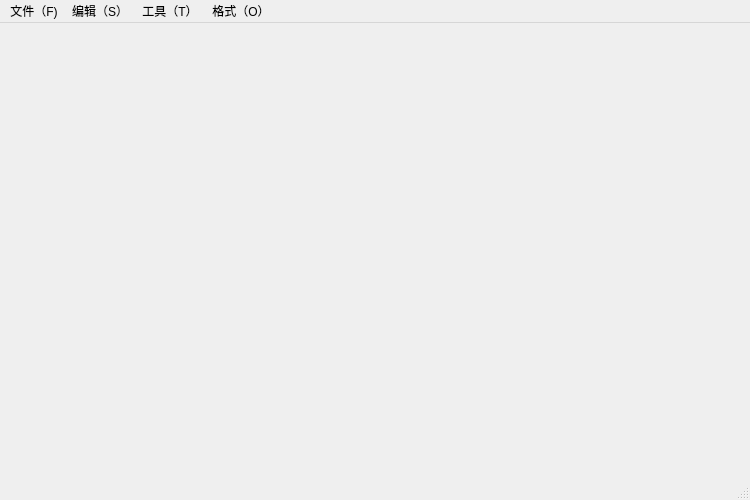
<?xml version="1.0" encoding="UTF-8"?>
<ui version="4.0">
 <class>mainWindow</class>
 <widget class="QMainWindow" name="mainWindow">
  <property name="geometry">
   <rect>
    <x>0</x>
    <y>0</y>
    <width>750</width>
    <height>500</height>
   </rect>
  </property>
  <property name="minimumSize">
   <size>
    <width>750</width>
    <height>500</height>
   </size>
  </property>
  <property name="windowTitle">
   <string>记事本</string>
  </property>
  <widget class="QWidget" name="centralwidget"/>
  <widget class="QMenuBar" name="menubar">
   <property name="geometry">
    <rect>
     <x>0</x>
     <y>0</y>
     <width>750</width>
     <height>21</height>
    </rect>
   </property>
   <widget class="QMenu" name="menu_F">
    <property name="title">
     <string>文件（F)</string>
    </property>
    <addaction name="actionxinjian"/>
    <addaction name="separator"/>
    <addaction name="actiontupian"/>
    <addaction name="separator"/>
    <addaction name="actiondakai"/>
    <addaction name="separator"/>
    <addaction name="actionxinchuangkou"/>
    <addaction name="separator"/>
    <addaction name="actionbaocun"/>
    <addaction name="separator"/>
    <addaction name="actionlingcunwei"/>
    <addaction name="separator"/>
    <addaction name="actiontuichu"/>
   </widget>
   <widget class="QMenu" name="menu_S">
    <property name="title">
     <string>编辑（S）</string>
    </property>
   </widget>
   <widget class="QMenu" name="menu_S_2">
    <property name="title">
     <string>工具（T）</string>
    </property>
   </widget>
   <widget class="QMenu" name="menu_O">
    <property name="title">
     <string>格式（O）</string>
    </property>
   </widget>
   <addaction name="menu_F"/>
   <addaction name="menu_S"/>
   <addaction name="menu_S_2"/>
   <addaction name="menu_O"/>
  </widget>
  <widget class="QStatusBar" name="statusbar"/>
  <action name="actionxinjian">
   <property name="text">
    <string>新建（N）</string>
   </property>
  </action>
  <action name="actiontupian">
   <property name="text">
    <string>图片</string>
   </property>
  </action>
  <action name="actiondakai">
   <property name="text">
    <string>打开（O）</string>
   </property>
  </action>
  <action name="actionxinchuangkou">
   <property name="text">
    <string>新窗口（O）</string>
   </property>
  </action>
  <action name="actionbaocun">
   <property name="text">
    <string>保存(S)</string>
   </property>
  </action>
  <action name="actionlingcunwei">
   <property name="text">
    <string>另存为</string>
   </property>
  </action>
  <action name="actiontuichu">
   <property name="text">
    <string>退出</string>
   </property>
  </action>
 </widget>
 <resources/>
 <connections/>
</ui>
